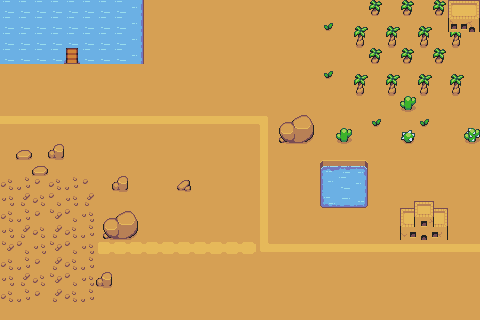

Tiled map render using the project's own tile images. Description and the whole map definition, tile-layer contents included, below:
An orthogonal 30x20 tile map with 16x16 px tiles, 2 tile layers (groud, obstacle) and 5 objects (player, tank1, boss_water, reward1, enemy).

<map version="1.10" tiledversion="1.11.2" orientation="orthogonal" renderorder="right-down" width="30" height="20" tilewidth="16" tileheight="16" infinite="0" nextlayerid="4" nextobjectid="9">
 <tileset firstgid="1" source="desert.tsx" />
 <layer id="1" name="groud" width="30" height="20">
  <data encoding="csv">
13,13,13,13,13,13,13,13,13,13,13,13,13,13,13,13,13,13,13,13,13,13,13,13,13,13,13,13,13,13,
13,13,13,13,13,13,13,13,13,13,13,13,13,13,13,13,13,13,13,13,13,13,13,13,13,13,13,13,13,13,
13,13,13,13,13,13,13,13,13,13,13,13,13,13,13,13,13,13,13,13,13,13,13,13,13,13,13,13,13,13,
13,13,13,13,13,13,13,13,13,13,13,13,13,13,13,13,13,13,13,13,13,13,13,13,13,13,13,13,13,13,
13,13,13,13,13,13,13,13,13,13,13,13,13,13,13,13,13,13,13,13,13,13,13,13,13,13,13,13,13,13,
13,13,13,13,13,13,13,13,13,13,13,13,13,13,13,13,13,13,13,13,13,13,13,13,13,13,13,13,13,13,
13,13,13,13,13,13,13,13,13,13,13,13,13,13,13,13,13,13,13,13,13,13,13,13,13,13,13,13,13,13,
2,2,2,2,2,2,2,2,2,2,2,2,2,2,2,2,3,13,13,13,13,13,13,13,13,13,13,13,13,13,
13,13,13,13,13,13,13,13,13,13,13,13,13,13,13,13,15,13,13,13,13,13,13,13,13,13,13,13,13,13,
13,13,13,13,13,13,13,13,13,13,13,13,13,13,13,13,15,13,13,13,13,13,13,13,13,13,13,13,13,13,
13,13,13,13,13,13,13,13,13,13,13,13,13,13,13,13,15,13,13,13,13,13,13,13,13,13,13,13,13,13,
64,65,66,64,65,66,13,13,13,13,13,13,13,13,13,13,15,13,13,13,13,13,13,13,13,13,13,13,13,13,
62,63,64,61,62,63,13,13,13,13,13,13,13,13,13,13,15,13,13,13,13,13,13,13,13,13,13,13,13,13,
64,65,66,60,61,62,13,13,13,13,13,13,13,13,13,13,15,13,13,13,13,13,13,13,13,13,13,13,13,13,
62,63,64,63,64,65,13,13,13,13,13,13,13,13,13,13,15,13,13,13,13,13,13,13,13,13,13,13,13,13,
60,61,62,60,61,62,21,33,33,33,33,33,33,33,33,33,29,30,30,30,30,30,30,30,30,30,30,30,2,2,
64,65,66,63,64,65,13,13,13,13,13,13,13,13,13,13,13,13,13,13,13,13,13,13,13,13,13,13,13,13,
62,63,64,60,61,62,13,13,13,13,13,13,13,13,13,13,13,13,13,13,13,13,13,13,13,13,13,13,13,13,
64,65,66,63,64,65,13,13,13,13,13,13,13,13,13,13,13,13,13,13,13,13,13,13,13,13,13,13,13,13,
13,13,13,13,13,13,13,13,13,13,13,13,13,13,13,13,13,13,13,13,13,13,13,13,13,13,13,13,13,13
</data>
 </layer>
 <layer id="2" name="obstacle" width="30" height="20">
  <data encoding="csv">
153,153,153,153,153,111,111,111,154,0,0,0,0,0,0,0,0,0,0,0,0,0,0,54,0,54,0,54,159,160,
153,153,153,153,153,111,111,111,154,0,0,0,0,0,0,0,0,0,0,0,53,0,41,0,41,0,41,0,173,174,
153,153,153,153,153,111,111,111,154,0,0,0,0,0,0,0,0,0,0,0,0,0,55,0,55,0,55,0,55,0,
153,153,153,153,125,153,111,111,154,0,0,0,0,0,0,0,0,0,0,0,0,0,0,54,0,54,0,54,0,0,
0,0,0,0,0,0,0,0,0,0,0,0,0,0,0,0,0,0,0,0,53,0,41,0,41,0,41,0,41,0,
0,0,0,0,0,0,0,0,0,0,0,0,0,0,0,0,0,0,0,0,0,0,55,0,55,0,55,0,55,0,
0,0,0,0,0,0,0,0,0,0,0,0,0,0,0,0,0,0,0,0,0,0,0,0,0,46,0,0,0,0,
0,0,0,0,0,0,0,0,0,0,0,0,0,0,0,0,0,68,69,70,0,0,0,53,0,0,53,0,0,0,
0,0,0,0,0,0,0,0,0,0,0,0,0,0,0,0,0,82,83,84,0,46,0,0,0,49,0,0,0,48,
0,52,0,51,0,0,0,0,0,0,0,0,0,0,0,0,0,0,0,0,0,0,0,0,0,0,0,0,0,0,
0,0,52,0,0,0,0,0,0,0,0,0,0,0,0,0,0,0,0,0,138,139,140,0,0,0,0,0,0,0,
0,0,0,0,0,0,0,51,0,0,0,50,0,0,0,0,0,0,0,0,152,153,154,0,0,0,0,0,0,0,
0,0,0,0,0,0,0,0,0,0,0,0,0,0,0,0,0,0,0,0,166,167,168,0,0,149,150,151,0,0,
0,0,0,0,0,0,68,69,70,0,0,0,0,0,0,0,0,0,0,0,0,0,0,0,0,163,164,165,0,0,
0,0,0,0,0,0,82,83,84,0,0,0,0,0,0,0,0,0,0,0,0,0,0,0,0,177,178,179,0,0,
0,0,0,0,0,0,0,0,0,0,0,0,0,0,0,0,0,0,0,0,0,0,0,0,0,0,0,0,0,0,
0,0,0,0,0,0,0,0,0,0,0,0,0,0,0,0,0,0,0,0,0,0,0,0,0,0,0,0,0,0,
0,0,0,0,0,0,51,0,0,0,0,0,0,0,0,0,0,0,0,0,0,0,0,0,0,0,0,0,0,0,
0,0,0,0,0,0,0,0,0,0,0,0,0,0,0,0,0,0,0,0,0,0,0,0,0,0,0,0,0,0,
0,0,0,0,0,0,0,0,0,0,0,0,0,0,0,0,0,0,0,0,0,0,0,0,0,0,0,0,0,0
</data>
 </layer>
 <objectgroup id="3" name="spawn">
  <object id="4" name="player" x="424.158" y="248.796">
   <point />
  </object>
  <object id="5" name="tank1" x="14.2482" y="210.435">
   <point />
  </object>
  <object id="6" name="boss_water" x="71.241" y="33.9765">
   <point />
  </object>
  <object id="7" name="reward1" x="471.287" y="38.3605">
   <point />
  </object>
  <object id="8" name="enemy" x="233.451" y="43.8406">
   <point />
  </object>
 </objectgroup>
</map>
